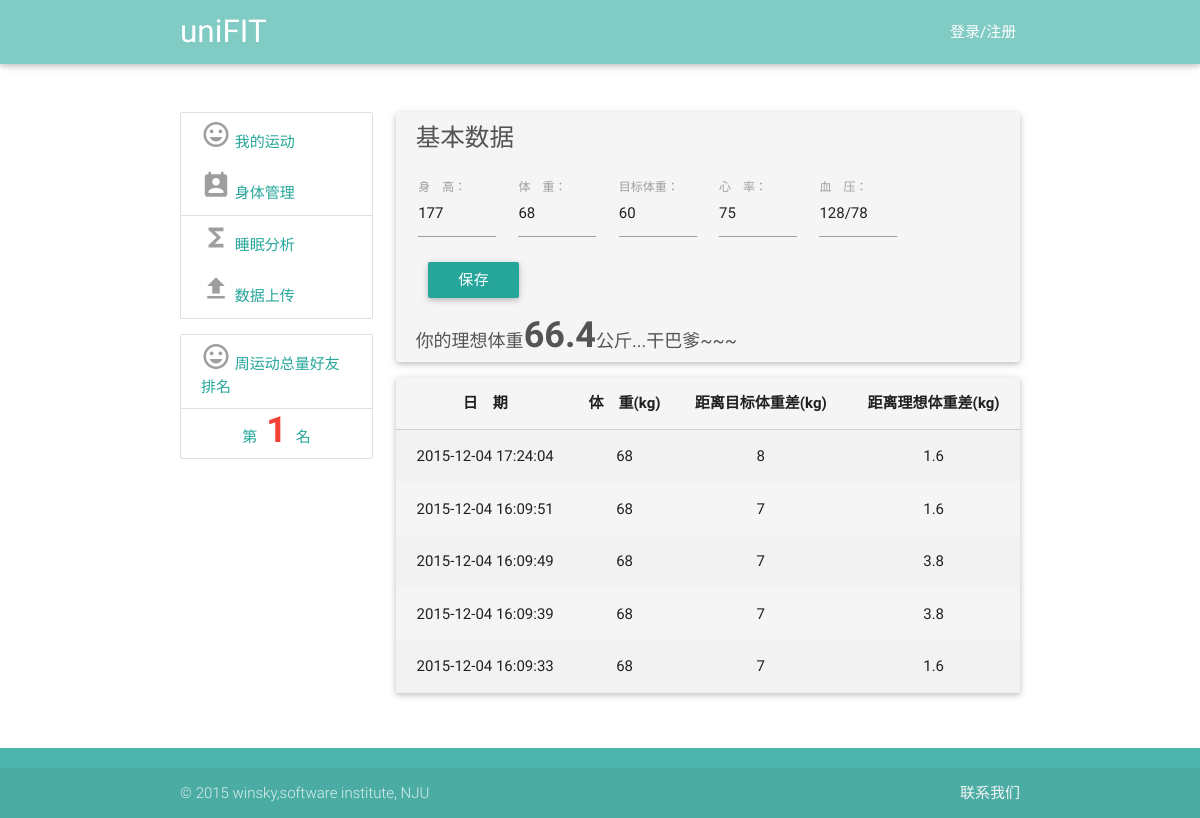
Page /view/bodyManage.php?userName=winsky on the earlier database version.
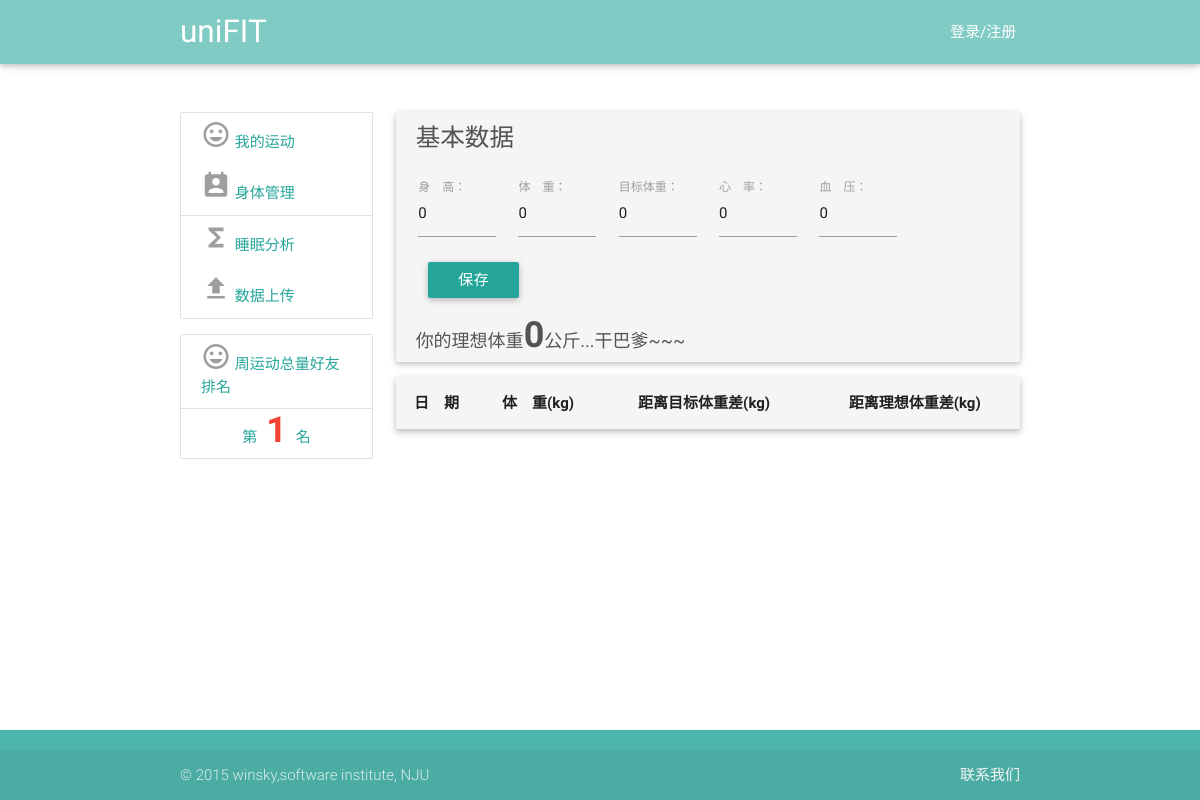
Same page on the later database version.
### tables this page shows
CREATE TABLE userBody(id integer primary key,userName varchar(40),height int,weight int,weightGoal,heart int,blood varchar(20),upLoadTime date);

### utils/SqliteHelper.php (called while the page is built, shortened)
<?php
class SqliteHelper {
    function __construct($file) {
        try {
            $this->conn = new PDO('sqlite:' . $file);
        } catch (PDOException $e) {
            try {
                $this->conn = new PDO('sqlite2:' . $file);
            } catch (PDOException $e) {
                exit('error!');
            }
        }
    }
    function __destruct() {
        $this->conn = null;
    }
    function query($sql) {
        return $this->conn->query($sql);
    }
    function getList($sql) {
        $recordList = array();
        foreach ($this->RecordArray($sql) as $rstmp) {
            $recordList[] = $rstmp;
        }
        return $recordList;
    }
    function RecordArray($sql) {
        return $this->query($sql)->fetchAll();
    }
}

### service/HealthService.php (called while the page is built, shortened)
<?php
require_once("../utils/SqliteHelper.php");
class HealthService {
    var $db_name_body = "userBody";
    var $db_name_sport = "userSport";
    var $DB = null;
    public function __construct() {
        $this->DB = new SqliteHelper('../data.db');
    }
    public function getStaticsPerWeek($userName) {
        $today = date("Y-m-d", time());
        $week = $this->getCurWeekDay($today);
        $sunday = $week[0];
        $saturday = $week[6];
        $sql = "select sum(meters) as meters_total,sum(minutes) as minutes_total,sum(calories) as calories_total from " . $this->db_name_sport . " where userName='" . $userName . "' and upLoadTime<='" . $saturday . "' and upLoadTime>='" . $sunday . "'";
        $data = $this->DB->getList($sql);
        $meters_total = $data[0]["meters_total"];
        $minutes_total = $data[0]["minutes_total"];
        $calories_total = $data[0]["calories_total"];
        if ($meters_total == "") {
            $meters_total = 0;
        }
        if ($calories_total == "") {
            $calories_total = 0;
        }
        $minutes_total_hour = floor($minutes_total / 24);
        $minutes_total_minute = $minutes_total % 24;
        $result = array("meters_total" => $meters_total,
            "minutes_total_hour" => $minutes_total_hour,
            "minutes_total_minute" => $minutes_total_minute,
            "calories_total" => $calories_total
        );
        return $result;
    }
    private function getCurWeekDay($today) {
        $whichD = date('w', strtotime($today));
        $weeks = array();
        for ($i = 0; $i < 7; $i++) {
            if ($i < $whichD) {
                $date = strtotime($today) - ($whichD - $i) * 24 * 3600;
            } else {
                $date = strtotime($today) + ($i - $whichD) * 24 * 3600;
            }
            $weeks[$i] = date('Y-m-d', $date);
        }
        return $weeks;
    }
    public function getUserBodyData($userName, $num) {
        $sql = "select * from " . $this->db_name_body . " where userName='" . $userName . "' order by upLoadTime desc";
        if ($num > 0) {
            $sql = $sql . " limit " . $num . ";";
        }
        $result = $this->DB->getList($sql);
        $data = array();
        foreach ($result as $rt) {
            $height = $rt["height"];
            $weight = $rt["weight"];
            $weightGoal = $rt["weightGoal"];
            $heart = $rt["heart"];
            $blood = $rt["blood"];
            $upLoadTime = $rt["upLoadTime"];
            $bodyData = array("height" => $height, "weight" => $weight, "weightGoal" => $weightGoal, "heart" => $heart, "blood" => $blood, "upLoadTime" => $upLoadTime);
            array_push($data, $bodyData);
        }
        return $data;
    }
    public function getRank($userName) {
        $data = array();
        $my_data = $this->getStaticsPerWeek($userName)["meters_total"];
        array_push($data, (int)$my_data);
        $sql = "select friends from friends where name='" . $userName . "';";
        $friends = $this->DB->getList($sql);
        foreach ($friends as $friend) {
            foreach ($friend as $myFriend) {
                $friend_data = $this->getStaticsPerWeek($myFriend);
                $meter_total = $friend_data["meters_total"];
                array_push($data, (int)$meter_total);
            }
        }
        rsort($data);
        $rank = 1;
        for ($i = 1; $i <= sizeof($data); $i++) {
            if ($data[$i - 1] == $my_data) {
                $rank = $i;
                break;
            }
        }
        return $rank;
    }
}

### view/bodyManage.php (the view, shortened to what the changed rows need)
<!DOCTYPE html>
<html lang="en">
<head>
    <link href="../css/material_icons.css" rel="stylesheet" media="screen,projection">
    <link href="../css/materialize.css" type="text/css" rel="stylesheet" media="screen,projection"/>
    <link href="../css/style.css" type="text/css" rel="stylesheet" media="screen,projection"/>
</head>
<body onload="write_header();write_footer()">
<div class="main container">
    <div class="row">
                        <?php
                        require_once("../service/HealthService.php");
                        $healthService = new HealthService();
                        $rank = $healthService->getRank($userName);
                        ?>
        <div class="col s12 l9" id="right-content">
            <?php
            require_once("../service/healthService.php");
            $healthService = new HealthService();
            $data = $healthService->getUserBodyData($userName, 1);
            if (sizeof($data) == 1) {
                $height = $data[0]["height"];
                $weight = $data[0]["weight"];
                $weightGoal = $data[0]["weightGoal"];
                $heart = $data[0]["heart"];
                $blood = $data[0]["blood"];
            } else {
                $height = 0;
                $weight = 0;
                $weightGoal = 0;
                $heart = 0;
                $blood = 0;
            }
            ?>
            <div class="card grey lighten-4">
                <div class="input-field col s12">
                    <div class="input-field col s4 l2">
                        <input id="height" type="text" name="height" value="<?php echo $height; ?>">
                        <label for="height" class="active">身　高：</label>
                    </div>
                    <div class="input-field col s4 l2">
                        <input id="weight" type="text" name="weight" value="<?php echo $weight; ?>">
                        <label for="weight" class="active">体　重：</label>
                    </div>
                    <div class="input-field col s4 l2">
                        <input id="weightGoal" type="text" name="weightGoal" value="<?php echo $weightGoal; ?>">
                        <label for="weightGoal" class="active">目标体重：</label>
                    </div>
                    <div class="input-field col s4 l2">
                        <input id="heart" type="text" name="heart" value="<?php echo $heart; ?>">
                        <label for="heart" class="active">心　率：</label>
                    </div>
                    <div class="input-field col s4 l2">
                        <input id="blood" type="text" name="blood" class="validate" value="<?php echo $blood; ?>">
                        <label for="blood" class="active">血　压：</label>
                    </div>
                </div>
                <div style="color:#545454;font-size: 18px;padding-left: 20px;float: left">
                    你的理想体重<span style="font-size: 36px;font-weight: bold;"
                                id="idealWeight"><?php echo round(21.2 * $height * $height / 10000, 1); ?></span>公斤...干巴爹~~~
                </div>
            </div>
            <div class="card grey lighten-4">
                <table class="striped centered responsive-table display" id="example">
                    <thead>
                    <tr>
                        <th data-field="date">日　期</th>
                        <th data-field="weight">体　重(kg)</th>
                        <th data-field="gap">距离目标体重差(kg)</th>
                        <th data-field="idealGap">距离理想体重差(kg)</th>
                    </tr>
                    </thead>
                    <tbody>
                    <?php
                    $bodyData = $healthService->getUserBodyData($userName, 5);
                    foreach ($bodyData as $row) {
                        $date = $row["upLoadTime"];
                        $weight = $row["weight"];
                        $weightGoal = $row["weightGoal"];
                        $gap = $weight - $weightGoal;
                        $height = $row["height"];
                        $idealGap = round($weight - 21.2 * $height * $height / 10000, 1);
                        ?>
                        <tr>
                            <td><?php echo $date; ?></td>
                            <td><?php echo $weight; ?></td>
                            <td><?php echo $gap; ?></td>
                            <td><?php echo $idealGap; ?></td>
                        </tr>
                        <?php
                    }
                    ?>
                    </tbody>
                </table>
            </div>
        </div>
    </div>
</div>
</body>
</html>

Differences in the rows shown:
removed userbody: height "177", weight "68", weightGoal "60", heart "75", blood "128/78", 21.2*$height*$height/10000 "66.4", upLoadTime "2015-12-04 17:24:04", gap "8", idealGap "1.6"
removed userbody: upLoadTime "2015-12-04 16:09:51", weight "68", gap "7", idealGap "1.6"
removed userbody: upLoadTime "2015-12-04 16:09:49", weight "68", gap "7", idealGap "3.8"
removed userbody: upLoadTime "2015-12-04 16:09:39", weight "68", gap "7", idealGap "3.8"
removed userbody: upLoadTime "2015-12-04 16:09:33", weight "68", gap "7", idealGap "1.6"
Other differences:
form field height: (not shown) → "0"
form field weight: (not shown) → "0"
form field weightGoal: (not shown) → "0"
form field heart: (not shown) → "0"
form field blood: (not shown) → "0"
21.2 * $height * $height / 10000: (not shown) → "0"
